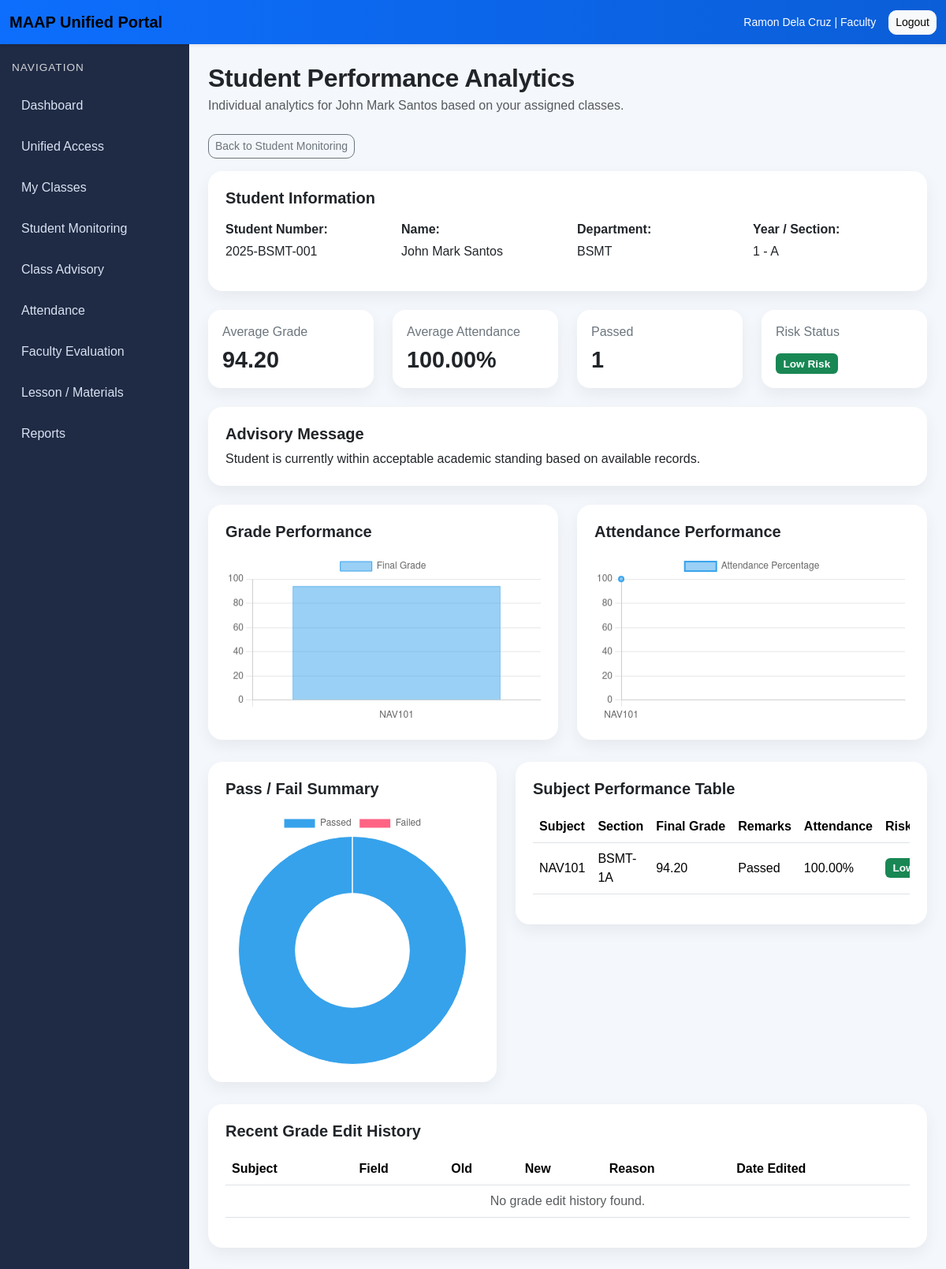
/academics/faculty/students/1/analytics/ (signed in), run on an earlier commit of the app's database.
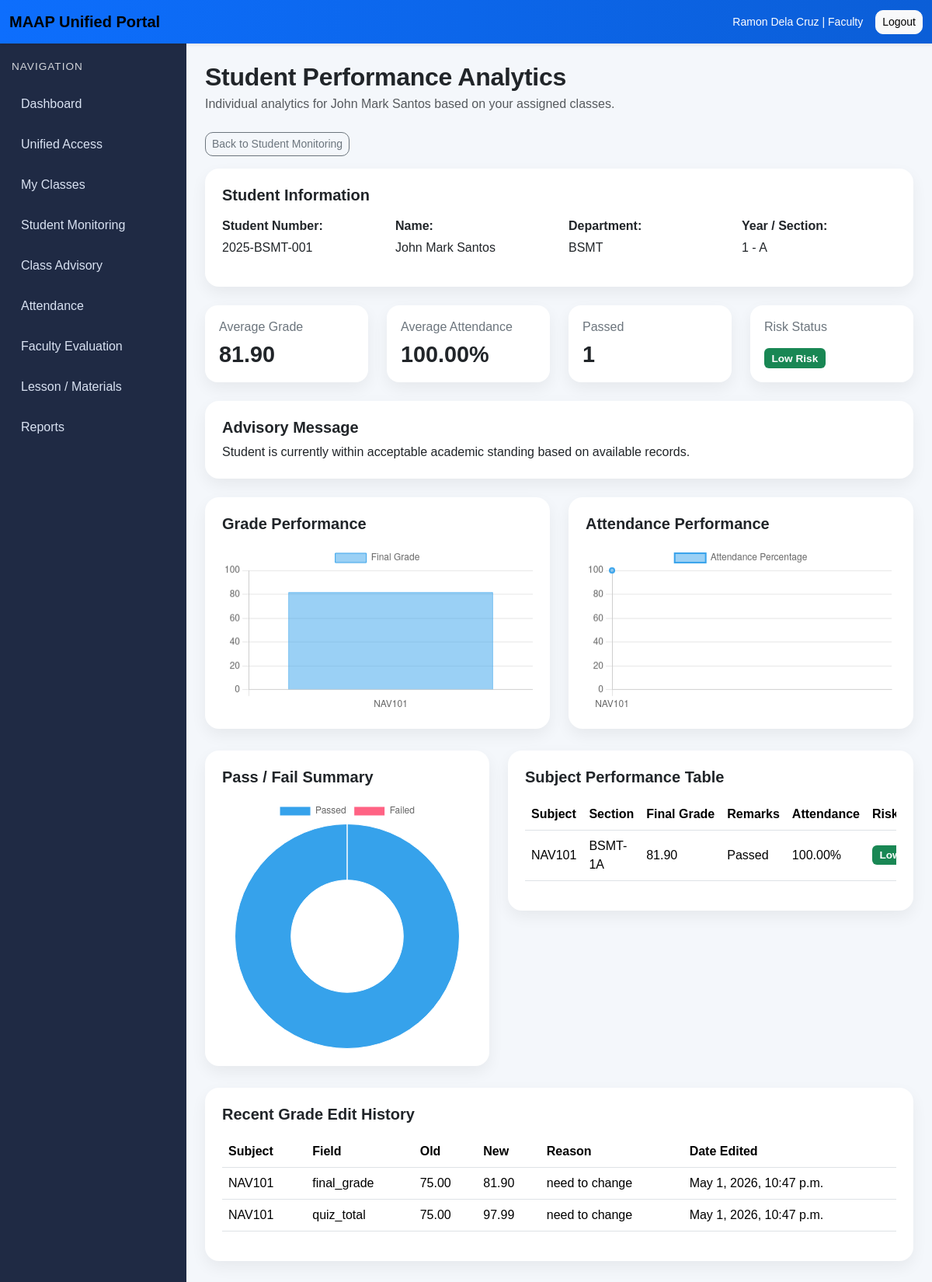
And on a later commit of the database.
### academics/models.py (models this page shows, shortened)
class Enrollment(models.Model):
    student = models.ForeignKey(
        StudentProfile,
        on_delete=models.CASCADE,
        related_name="enrollments"
    )
    class_section = models.ForeignKey(
        ClassSection,
        on_delete=models.CASCADE,
        related_name="enrollments"
    )
    enrolled_at = models.DateTimeField(auto_now_add=True)
    class Meta:
        ordering = ["student__student_number"]
        unique_together = ("student", "class_section")

class ClassSection(models.Model):
    subject = models.ForeignKey(
        Subject,
        on_delete=models.CASCADE,
        related_name="class_sections"
    )
    faculty = models.ForeignKey(
        FacultyProfile,
        on_delete=models.SET_NULL,
        null=True,
        blank=True,
        related_name="classes_handled"
    )
    section_name = models.CharField(max_length=50)
    term = models.CharField(max_length=30)
    school_year = models.CharField(max_length=20)
    schedule = models.CharField(max_length=100, blank=True)
    room = models.CharField(max_length=50, blank=True)
    class Meta:
        ordering = ["school_year", "term", "section_name"]
        unique_together = ("subject", "section_name", "term", "school_year")

class Subject(models.Model):
    code = models.CharField(max_length=20, unique=True)
    title = models.CharField(max_length=200)
    units = models.PositiveIntegerField(default=3)
    department = models.ForeignKey(
        Department,
        on_delete=models.SET_NULL,
        null=True,
        blank=True,
        related_name="subjects"
    )
    class Meta:
        ordering = ["code"]

class Grade(models.Model):
    enrollment = models.OneToOneField(
        Enrollment,
        on_delete=models.CASCADE,
        related_name="grade"
    )
    quiz_total = models.DecimalField(max_digits=5, decimal_places=2, default=0)
    activity_total = models.DecimalField(max_digits=5, decimal_places=2, default=0)
    exam_total = models.DecimalField(max_digits=5, decimal_places=2, default=0)
    lab_total = models.DecimalField(max_digits=5, decimal_places=2, default=0)
    attendance_score = models.DecimalField(max_digits=5, decimal_places=2, default=0)
    final_grade = models.DecimalField(max_digits=5, decimal_places=2, default=0)
    remarks = models.CharField(max_length=20, blank=True)
    updated_at = models.DateTimeField(auto_now=True)
    class Meta:
        ordering = ["enrollment__class_section", "enrollment__student__student_number"]

class AttendanceSummary(models.Model):
    enrollment = models.OneToOneField(
        Enrollment,
        on_delete=models.CASCADE,
        related_name="attendance_summary"
    )
    present_count = models.PositiveIntegerField(default=0)
    absent_count = models.PositiveIntegerField(default=0)
    late_count = models.PositiveIntegerField(default=0)
    attendance_percent = models.DecimalField(max_digits=5, decimal_places=2, default=0)
    status = models.CharField(max_length=20, blank=True)
    updated_at = models.DateTimeField(auto_now=True)
    class Meta:
        ordering = ["enrollment__class_section", "enrollment__student__student_number"]

class GradeAdjustmentLog(models.Model):
    grade = models.ForeignKey(
        Grade,
        on_delete=models.CASCADE,
        related_name="adjustment_logs"
    )
    edited_by = models.ForeignKey(
        settings.AUTH_USER_MODEL,
        on_delete=models.SET_NULL,
        null=True,
        blank=True,
        related_name="grade_adjustments"
    )
    field_changed = models.CharField(max_length=50)
    old_value = models.CharField(max_length=50)
    new_value = models.CharField(max_length=50)
    reason = models.TextField()
    edited_at = models.DateTimeField(auto_now_add=True)
    class Meta:
        ordering = ["-edited_at"]

### academics/views.py (the view)
# urls.py: path("faculty/students/<int:student_id>/analytics/", views.faculty_student_analytics, name="faculty-student-analytics"),
@login_required
def faculty_student_analytics(request, student_id):
    if not _faculty_check(request):
        messages.error(request, "You are not authorized to access student analytics.")
        return redirect("role-redirect")
    faculty_profile = request.user.faculty_profile
    student = get_object_or_404(
        StudentProfile.objects.select_related("user", "department"),
        id=student_id
    )
    enrollments = (
        Enrollment.objects
        .filter(
            student=student,
            class_section__faculty=faculty_profile
        )
        .select_related(
            "class_section__subject",
            "class_section",
            "student__user",
        )
        .order_by("class_section__subject__code")
    )
    if not enrollments.exists():
        messages.error(request, "This student is not enrolled in any of your assigned classes.")
        return redirect("faculty-student-monitoring")
    grade_qs = Grade.objects.filter(enrollment__in=enrollments)
    attendance_qs = AttendanceSummary.objects.filter(enrollment__in=enrollments)
    average_grade = grade_qs.aggregate(avg=Avg("final_grade")).get("avg")
    average_attendance = attendance_qs.aggregate(avg=Avg("attendance_percent")).get("avg")
    passed_count = grade_qs.filter(remarks="Passed").count()
    failed_count = grade_qs.filter(remarks="Failed").count()
    risk_level, risk_badge, advisory = _student_risk_from_records(grade_qs, attendance_qs)
    rows = []
    subject_labels = []
    grade_values = []
    attendance_values = []
    for enrollment in enrollments:
        grade = Grade.objects.filter(enrollment=enrollment).first()
        attendance = AttendanceSummary.objects.filter(enrollment=enrollment).first()
        subject_label = f"{enrollment.class_section.subject.code}"
        subject_labels.append(subject_label)
        grade_values.append(float(grade.final_grade) if grade else 0)
        attendance_values.append(float(attendance.attendance_percent) if attendance else 0)
        subject_risk = "Low Risk"
        if grade and grade.final_grade < 75:
            subject_risk = "High Risk"
        elif attendance and attendance.attendance_percent < 75:
            subject_risk = "High Risk"
        elif grade and grade.final_grade < 80:
            subject_risk = "Moderate Risk"
        elif attendance and attendance.attendance_percent < 85:
            subject_risk = "Moderate Risk"
        rows.append({
            "enrollment": enrollment,
            "grade": grade,
            "attendance": attendance,
            "subject_risk": subject_risk,
        })
    recent_grade_edits = (
        GradeAdjustmentLog.objects
        .filter(
            grade__enrollment__student=student,
            grade__enrollment__class_section__faculty=faculty_profile
        )
        .select_related(
            "edited_by",
            "grade__enrollment__class_section__subject",
        )
        .order_by("-edited_at")[:10]
    )
    context = {
        "page_title": "Student Performance Analytics",
        "student": student,
        "rows": rows,
        "average_grade": average_grade,
        "average_attendance": average_attendance,
        "passed_count": passed_count,
        "failed_count": failed_count,
        "risk_level": risk_level,
        "risk_badge": risk_badge,
        "advisory": advisory,
        "recent_grade_edits": recent_grade_edits,
        "subject_labels": json.dumps(subject_labels),
        "grade_values": json.dumps(grade_values),
        "attendance_values": json.dumps(attendance_values),
        "pass_fail_labels": json.dumps(["Passed", "Failed"]),
        "pass_fail_values": json.dumps([passed_count, failed_count]),
    }
    return render(request, "academics/faculty_student_analytics.html", context)

### academics/views.py (called while the page is built)
def _faculty_check(request):
    if request.user.role != "faculty":
        return False
    if not hasattr(request.user, "faculty_profile"):
        return False
    return True

### templates/academics/faculty_student_analytics.html (shortened to what the changed rows need)
{% extends "base.html" %}
{% block content %}
<div class="page-header">
    <h2 class="fw-bold mb-1">Student Performance Analytics</h2>
</div>
<div class="row g-4 mb-4">
    <div class="col-md-3">
        <div class="portal-stat-card">
            <h6>Average Grade</h6>
            <h3>
                {% if average_grade %}
                    {{ average_grade|floatformat:2 }}
                {% else %}
                    0.00
                {% endif %}
            </h3>
        </div>
    </div>
</div>
<div class="row g-4 mb-4">
    <div class="col-lg-6">
        <div class="section-box">
            <h5 class="fw-bold mb-3">Grade Performance</h5>
            <canvas id="studentGradeChart" height="160"></canvas>
        </div>
    </div>
</div>
<div class="row g-4 mb-4">
    <div class="col-lg-7">
        <div class="section-box">
            <div class="table-responsive">
                <table class="table align-middle">
                    <thead>
                        <tr>
                            <th>Subject</th>
                            <th>Section</th>
                            <th>Final Grade</th>
                            <th>Remarks</th>
                            <th>Attendance</th>
                            <th>Risk</th>
                        </tr>
                    </thead>
                    <tbody>
                        {% for row in rows %}
                        <tr>
                            <td>{{ row.enrollment.class_section.subject.code }}</td>
                            <td>{{ row.enrollment.class_section.section_name }}</td>
                            <td>
                                {% if row.grade %}
                                    {{ row.grade.final_grade }}
                                {% else %}
                                    -
                                {% endif %}
                            </td>
                            <td>
                                {% if row.grade %}
                                    {{ row.grade.remarks }}
                                {% else %}
                                    -
                                {% endif %}
                            </td>
                            <td>
                                {% if row.attendance %}
                                    {{ row.attendance.attendance_percent }}%
                                {% else %}
                                    -
                                {% endif %}
                            </td>
                            <td>
                                {% if row.subject_risk == "High Risk" %}
                                    <span class="badge bg-danger">High Risk</span>
                                {% elif row.subject_risk == "Moderate Risk" %}
                                    <span class="badge bg-warning">Moderate Risk</span>
                                {% else %}
                                    <span class="badge bg-success">Low Risk</span>
                                {% endif %}
                            </td>
                        </tr>
                        {% empty %}
                        <tr>
                            <td colspan="6" class="text-center text-muted">
                                No records found for this student.
                            </td>
                        </tr>
                        {% endfor %}
                    </tbody>
                </table>
            </div>
        </div>
    </div>
</div>
<div class="section-box">
    <div class="table-responsive">
        <table class="table align-middle">
            <thead>
                <tr>
                    <th>Subject</th>
                    <th>Field</th>
                    <th>Old</th>
                    <th>New</th>
                    <th>Reason</th>
                    <th>Date Edited</th>
                </tr>
            </thead>
            <tbody>
                {% for log in recent_grade_edits %}
                <tr>
                    <td>{{ log.grade.enrollment.class_section.subject.code }}</td>
                    <td>{{ log.field_changed }}</td>
                    <td>{{ log.old_value }}</td>
                    <td>{{ log.new_value }}</td>
                    <td>{{ log.reason }}</td>
                    <td>{{ log.edited_at }}</td>
                </tr>
                {% empty %}
                <tr>
                    <td colspan="6" class="text-center text-muted">No grade edit history found.</td>
                </tr>
                {% endfor %}
            </tbody>
        </table>
    </div>
</div>
{% endblock %}

What changed in the data, as far as the page shows it:
changed through a linked row, Enrollment "NAV101": grade.final_grade "94.20" → "81.90"
added GradeAdjustmentLog: grade.enrollment.class_section.subject.code "NAV101", field_changed "final_grade", old_value "75.00", new_value "81.90", reason "need to change", edited_at "May 1, 2026, 10:47 p.m."
added GradeAdjustmentLog: grade.enrollment.class_section.subject.code "NAV101", field_changed "quiz_total", old_value "75.00", new_value "97.99", reason "need to change", edited_at "May 1, 2026, 10:47 p.m."
Also different on the page:
{{ average_grade|floatformat:2 }}: "94.20" → "81.90"
chart data {{ grade_values|safe }}: [94.2] → [81.9]
text no longer shown: "No grade edit history found."
